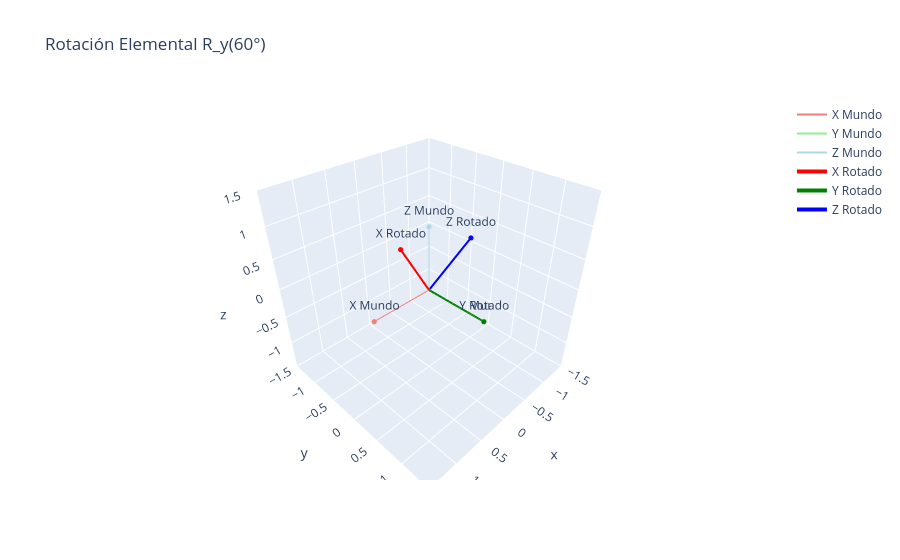

Source (notebook cell):
### Markdown cell above
---
## 2. Matrices de Rotación (Rotation Matrix)

Para describir hacia dónde "mira" un objeto (su orientación), utilizamos una **Matriz de Rotación**. Esta matriz de $3 \times 3$ contiene tres vectores columna que indican cómo se alinean los ejes locales X, Y y Z del objeto respecto al mundo inercial.

Aunque la matriz usa 9 valores, sus columnas deben tener longitud 1 y ser perpendiculares entre sí (6 restricciones geométricas de ortogonalidad). Por tanto, la matriz tiene **3 grados de libertad** matemáticos, denotándose como perteneciente al grupo especial ortogonal $SO(3)$.

### Matrices de Rotación Elementales
Cualquier rotación en el espacio se puede descomponer o construir multiplicando rotaciones básicas alrededor de los ejes inerciales principales. Para un ángulo $\theta$, las matrices elementales se definen analíticamente como:

**1. Rotación sobre el eje X ($R_x$):**
$$ R_x(\theta) = \begin{bmatrix} 1 & 0 & 0 \\ 0 & \cos\theta & -\sin\theta \\ 0 & \sin\theta & \cos\theta \end{bmatrix} $$

**2. Rotación sobre el eje Y ($R_y$):**
$$ R_y(\theta) = \begin{bmatrix} \cos\theta & 0 & \sin\theta \\ 0 & 1 & 0 \\ -\sin\theta & 0 & \cos\theta \end{bmatrix} $$

**3. Rotación sobre el eje Z ($R_z$):**
$$ R_z(\theta) = \begin{bmatrix} \cos\theta & -\sin\theta & 0 \\ \sin\theta & \cos\theta & 0 \\ 0 & 0 & 1 \end{bmatrix} $$

A continuación, puedes graficar y visualizar dinámicamente cómo actúa cualquiera de estas tres rotaciones elementales sobre un sistema de referencia:

### Code cell
def graficar_rotacion_elemental(eje='z', angulo_grados=45):
    # Validar el eje ingresado
    eje = eje.lower()
    if eje not in ['x', 'y', 'z']:
        print("Error: El eje debe ser 'x', 'y', o 'z'.")
        return
        
    # Generar matriz
    r = R.from_euler(eje, angulo_grados, degrees=True)
    matriz_R = r.as_matrix()
    
    frame_inercial = np.eye(3)
    frame_cuerpo = matriz_R @ frame_inercial
    
    fig = go.Figure()
    
    def plot_basis(vectors, color_x, color_y, color_z, name_prefix, width=4):
        axes = ['X', 'Y', 'Z']
        colors = [color_x, color_y, color_z]
        for i, vec in enumerate(vectors):
            name = f"{axes[i]} {name_prefix}"
            fig.add_trace(go.Scatter3d(x=[0, vec[0]], y=[0, vec[1]], z=[0, vec[2]],
                                       mode='lines', line=dict(color=colors[i], width=width), name=name))
            fig.add_trace(go.Scatter3d(x=[vec[0]], y=[vec[1]], z=[vec[2]],
                                       mode='markers+text', marker=dict(size=3, color=colors[i]),
                                       text=[name], textposition='top center', showlegend=False))
        
    # Colores estandarizados para RGB (X=Red, Y=Green, Z=Blue) pero pálidos para el inercial
    plot_basis(frame_inercial, 'lightcoral', 'lightgreen', 'lightblue', 'Mundo', width=2)
    # Colores fuertes para el marco rotado
    plot_basis(frame_cuerpo, 'red', 'green', 'blue', 'Rotado')
    
    fig.update_layout(title=f"Rotación Elemental R_{eje}({angulo_grados}°)",
                      scene=dict(xaxis=dict(range=[-1.5,1.5]), yaxis=dict(range=[-1.5,1.5]), zaxis=dict(range=[-1.5,1.5]), aspectmode='cube'))
    fig.show()

# Puedes cambiar el eje a 'x', 'y' o 'z', y el ángulo que desees
graficar_rotacion_elemental(eje='y', angulo_grados=60)

### Figure 1 — Plotly figure (JSON) as saved in the notebook; plotly's stock layout.template omitted (floating-point values rounded to 4 significant figures)
{"data": [{"line": {"color": "lightcoral", "width": 2}, "mode": "lines", "name": "X Mundo", "type": "scatter3d", "x": [0, 1], "y": [0, 0], "z": [0, 0]}, {"marker": {"color": "lightcoral", "size": 3}, "mode": "markers+text", "showlegend": false, "text": ["X Mundo"], "textposition": "top center", "type": "scatter3d", "x": [1], "y": [0], "z": [0]}, {"line": {"color": "lightgreen", "width": 2}, "mode": "lines", "name": "Y Mundo", "type": "scatter3d", "x": [0, 0], "y": [0, 1], "z": [0, 0]}, {"marker": {"color": "lightgreen", "size": 3}, "mode": "markers+text", "showlegend": false, "text": ["Y Mundo"], "textposition": "top center", "type": "scatter3d", "x": [0], "y": [1], "z": [0]}, {"line": {"color": "lightblue", "width": 2}, "mode": "lines", "name": "Z Mundo", "type": "scatter3d", "x": [0, 0], "y": [0, 0], "z": [0, 1]}, {"marker": {"color": "lightblue", "size": 3}, "mode": "markers+text", "showlegend": false, "text": ["Z Mundo"], "textposition": "top center", "type": "scatter3d", "x": [0], "y": [0], "z": [1]}, {"line": {"color": "red", "width": 4}, "mode": "lines", "name": "X Rotado", "type": "scatter3d", "x": [0, 0.5], "y": [0, 0], "z": [0, 0.866]}, {"marker": {"color": "red", "size": 3}, "mode": "markers+text", "showlegend": false, "text": ["X Rotado"], "textposition": "top center", "type": "scatter3d", "x": [0.5], "y": [0], "z": [0.866]}, {"line": {"color": "green", "width": 4}, "mode": "lines", "name": "Y Rotado", "type": "scatter3d", "x": [0, 0], "y": [0, 1], "z": [0, 0]}, {"marker": {"color": "green", "size": 3}, "mode": "markers+text", "showlegend": false, "text": ["Y Rotado"], "textposition": "top center", "type": "scatter3d", "x": [0], "y": [1], "z": [0]}, {"line": {"color": "blue", "width": 4}, "mode": "lines", "name": "Z Rotado", "type": "scatter3d", "x": [0, -0.866], "y": [0, 0], "z": [0, 0.5]}, {"marker": {"color": "blue", "size": 3}, "mode": "markers+text", "showlegend": false, "text": ["Z Rotado"], "textposition": "top center", "type": "scatter3d", "x": [-0.866], "y": [0], "z": [0.5]}], "layout": {"scene": {"aspectmode": "cube", "xaxis": {"range": [-1.5, 1.5]}, "yaxis": {"range": [-1.5, 1.5]}, "zaxis": {"range": [-1.5, 1.5]}}, "title": {"text": "Rotación Elemental R_y(60°)"}}}
